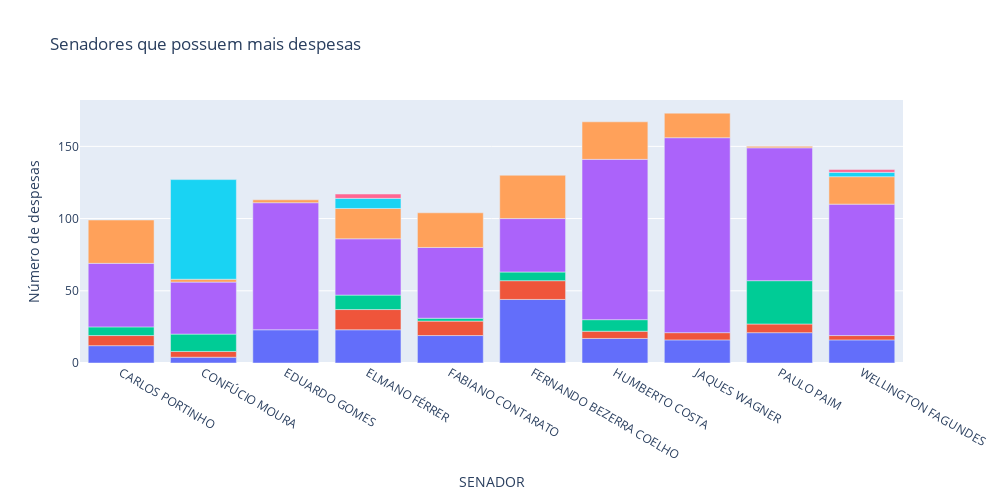

Notebook source saved alongside this figure:
### Markdown cell above
Gráfico completo com os senadores que possuem mais despesas

### Code cell
import plotly.express as px

fig = px.bar(candidados_despesas_maiores, x='SENADOR', y='Número de despesas', color='TIPO_DESPESA', width=1000, height=500, title='Senadores que possuem mais despesas')
fig.update_layout(showlegend=False)
fig.show()

### Figure 1 — Plotly figure (JSON) as saved in the notebook; plotly's stock layout.template omitted (floating-point values rounded to 4 significant figures)
{"data": [{"alignmentgroup": "True", "hovertemplate": "TIPO_DESPESA=Aluguel de imóveis para escritório político, compreendendo despesas concernentes a eles.<br>SENADOR=%{x}<br>Número de despesas=%{y}<extra></extra>", "legendgroup": "Aluguel de imóveis para escritório político, compreendendo despesas concernentes a eles.", "marker": {"color": "#636efa", "pattern": {"shape": ""}}, "name": "Aluguel de imóveis para escritório político, compreendendo despesas concernentes a eles.", "offsetgroup": "Aluguel de imóveis para escritório político, compreendendo despesas concernentes a eles.", "orientation": "v", "showlegend": true, "textposition": "auto", "type": "bar", "x": ["CARLOS PORTINHO", "CONFÚCIO MOURA", "EDUARDO GOMES", "ELMANO FÉRRER", "FABIANO CONTARATO", "FERNANDO BEZERRA COELHO", "HUMBERTO COSTA", "JAQUES WAGNER", "PAULO PAIM", "WELLINGTON FAGUNDES"], "xaxis": "x", "y": [12, 4, 23, 23, 19, 44, 17, 16, 21, 16], "yaxis": "y"}, {"alignmentgroup": "True", "hovertemplate": "TIPO_DESPESA=Aquisição de material de consumo para uso no escritório político, inclusive aquisição ou locação de software, despesas postais, aquisição de publicações, locação de móveis e de equipamentos. <br>SENADOR=%{x}<br>Número de despesas=%{y}<extra></extra>", "legendgroup": "Aquisição de material de consumo para uso no escritório político, inclusive aquisição ou locação de software, despesas postais, aquisição de publicações, locação de móveis e de equipamentos. ", "marker": {"color": "#EF553B", "pattern": {"shape": ""}}, "name": "Aquisição de material de consumo para uso no escritório político, inclusive aquisição ou locação de software, despesas postais, aquisição de publicações, locação de móveis e de equipamentos. ", "offsetgroup": "Aquisição de material de consumo para uso no escritório político, inclusive aquisição ou locação de software, despesas postais, aquisição de publicações, locação de móveis e de equipamentos. ", "orientation": "v", "showlegend": true, "textposition": "auto", "type": "bar", "x": ["CARLOS PORTINHO", "CONFÚCIO MOURA", "ELMANO FÉRRER", "FABIANO CONTARATO", "FERNANDO BEZERRA COELHO", "HUMBERTO COSTA", "JAQUES WAGNER", "PAULO PAIM", "WELLINGTON FAGUNDES"], "xaxis": "x", "y": [7, 4, 14, 10, 13, 5, 5, 6, 3], "yaxis": "y"}, {"alignmentgroup": "True", "hovertemplate": "TIPO_DESPESA=Contratação de consultorias, assessorias, pesquisas, trabalhos técnicos e outros serviços de apoio ao exercício do mandato parlamentar<br>SENADOR=%{x}<br>Número de despesas=%{y}<extra></extra>", "legendgroup": "Contratação de consultorias, assessorias, pesquisas, trabalhos técnicos e outros serviços de apoio ao exercício do mandato parlamentar", "marker": {"color": "#00cc96", "pattern": {"shape": ""}}, "name": "Contratação de consultorias, assessorias, pesquisas, trabalhos técnicos e outros serviços de apoio ao exercício do mandato parlamentar", "offsetgroup": "Contratação de consultorias, assessorias, pesquisas, trabalhos técnicos e outros serviços de apoio ao exercício do mandato parlamentar", "orientation": "v", "showlegend": true, "textposition": "auto", "type": "bar", "x": ["CARLOS PORTINHO", "CONFÚCIO MOURA", "ELMANO FÉRRER", "FABIANO CONTARATO", "FERNANDO BEZERRA COELHO", "HUMBERTO COSTA", "PAULO PAIM"], "xaxis": "x", "y": [6, 12, 10, 2, 6, 8, 30], "yaxis": "y"}, {"alignmentgroup": "True", "hovertemplate": "TIPO_DESPESA=Locomoção, hospedagem, alimentação, combustíveis e lubrificantes<br>SENADOR=%{x}<br>Número de despesas=%{y}<extra></extra>", "legendgroup": "Locomoção, hospedagem, alimentação, combustíveis e lubrificantes", "marker": {"color": "#ab63fa", "pattern": {"shape": ""}}, "name": "Locomoção, hospedagem, alimentação, combustíveis e lubrificantes", "offsetgroup": "Locomoção, hospedagem, alimentação, combustíveis e lubrificantes", "orientation": "v", "showlegend": true, "textposition": "auto", "type": "bar", "x": ["CARLOS PORTINHO", "CONFÚCIO MOURA", "EDUARDO GOMES", "ELMANO FÉRRER", "FABIANO CONTARATO", "FERNANDO BEZERRA COELHO", "HUMBERTO COSTA", "JAQUES WAGNER", "PAULO PAIM", "WELLINGTON FAGUNDES"], "xaxis": "x", "y": [44, 36, 88, 39, 49, 37, 111, 135, 92, 91], "yaxis": "y"}, {"alignmentgroup": "True", "hovertemplate": "TIPO_DESPESA=Passagens aéreas, aquáticas e terrestres nacionais<br>SENADOR=%{x}<br>Número de despesas=%{y}<extra></extra>", "legendgroup": "Passagens aéreas, aquáticas e terrestres nacionais", "marker": {"color": "#FFA15A", "pattern": {"shape": ""}}, "name": "Passagens aéreas, aquáticas e terrestres nacionais", "offsetgroup": "Passagens aéreas, aquáticas e terrestres nacionais", "orientation": "v", "showlegend": true, "textposition": "auto", "type": "bar", "x": ["CARLOS PORTINHO", "CONFÚCIO MOURA", "EDUARDO GOMES", "ELMANO FÉRRER", "FABIANO CONTARATO", "FERNANDO BEZERRA COELHO", "HUMBERTO COSTA", "JAQUES WAGNER", "PAULO PAIM", "WELLINGTON FAGUNDES"], "xaxis": "x", "y": [30, 2, 2, 21, 24, 30, 26, 17, 1, 19], "yaxis": "y"}, {"alignmentgroup": "True", "hovertemplate": "TIPO_DESPESA=Divulgação da atividade parlamentar<br>SENADOR=%{x}<br>Número de despesas=%{y}<extra></extra>", "legendgroup": "Divulgação da atividade parlamentar", "marker": {"color": "#19d3f3", "pattern": {"shape": ""}}, "name": "Divulgação da atividade parlamentar", "offsetgroup": "Divulgação da atividade parlamentar", "orientation": "v", "showlegend": true, "textposition": "auto", "type": "bar", "x": ["CONFÚCIO MOURA", "ELMANO FÉRRER", "WELLINGTON FAGUNDES"], "xaxis": "x", "y": [69, 7, 3], "yaxis": "y"}, {"alignmentgroup": "True", "hovertemplate": "TIPO_DESPESA=Serviços de Segurança Privada<br>SENADOR=%{x}<br>Número de despesas=%{y}<extra></extra>", "legendgroup": "Serviços de Segurança Privada", "marker": {"color": "#FF6692", "pattern": {"shape": ""}}, "name": "Serviços de Segurança Privada", "offsetgroup": "Serviços de Segurança Privada", "orientation": "v", "showlegend": true, "textposition": "auto", "type": "bar", "x": ["ELMANO FÉRRER", "WELLINGTON FAGUNDES"], "xaxis": "x", "y": [3, 2], "yaxis": "y"}], "layout": {"barmode": "relative", "height": 500, "legend": {"title": {"text": "TIPO_DESPESA"}, "tracegroupgap": 0}, "showlegend": false, "title": {"text": "Senadores que possuem mais despesas"}, "width": 1000, "xaxis": {"anchor": "y", "domain": [0, 1], "title": {"text": "SENADOR"}}, "yaxis": {"anchor": "x", "domain": [0, 1], "title": {"text": "Número de despesas"}}}}
